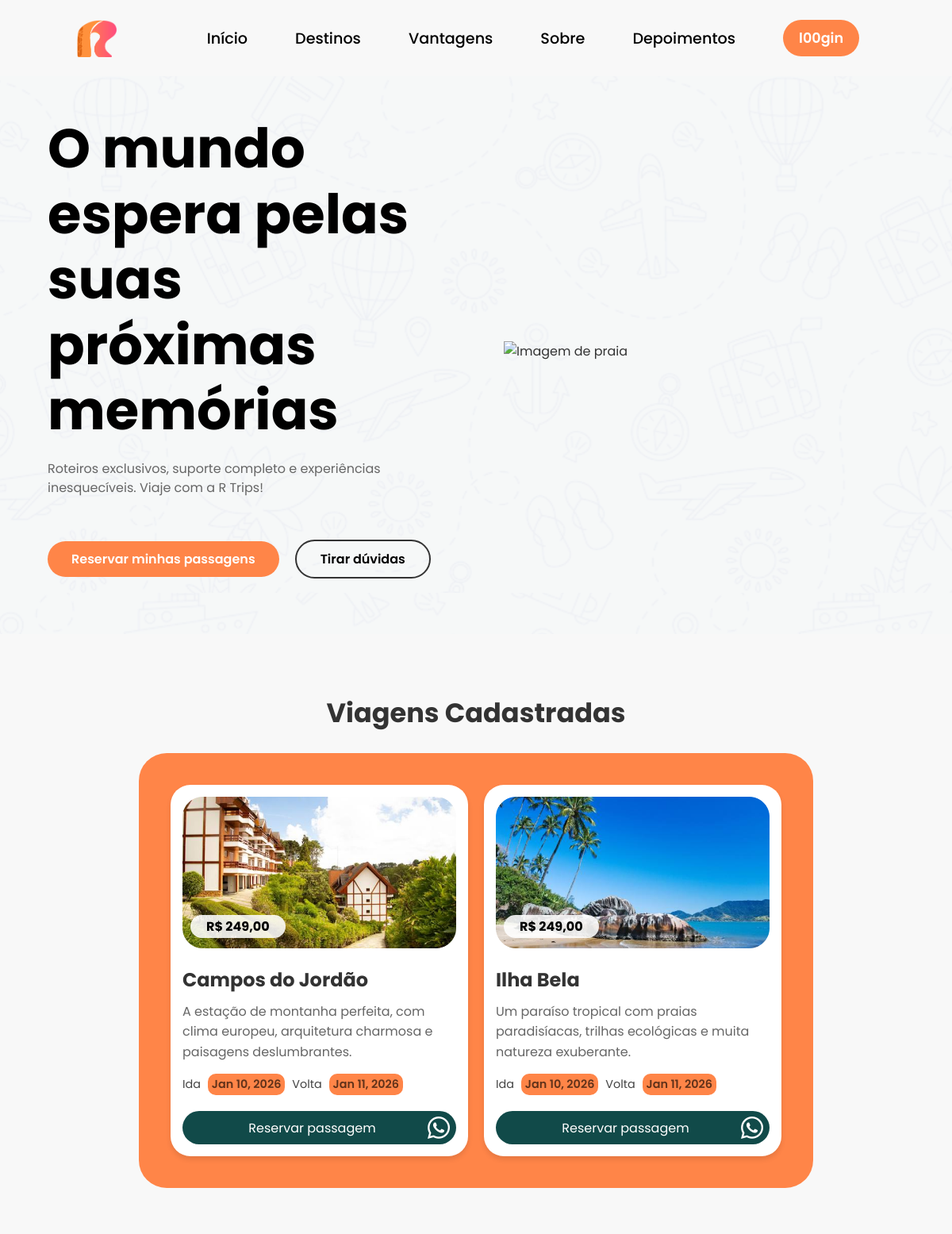
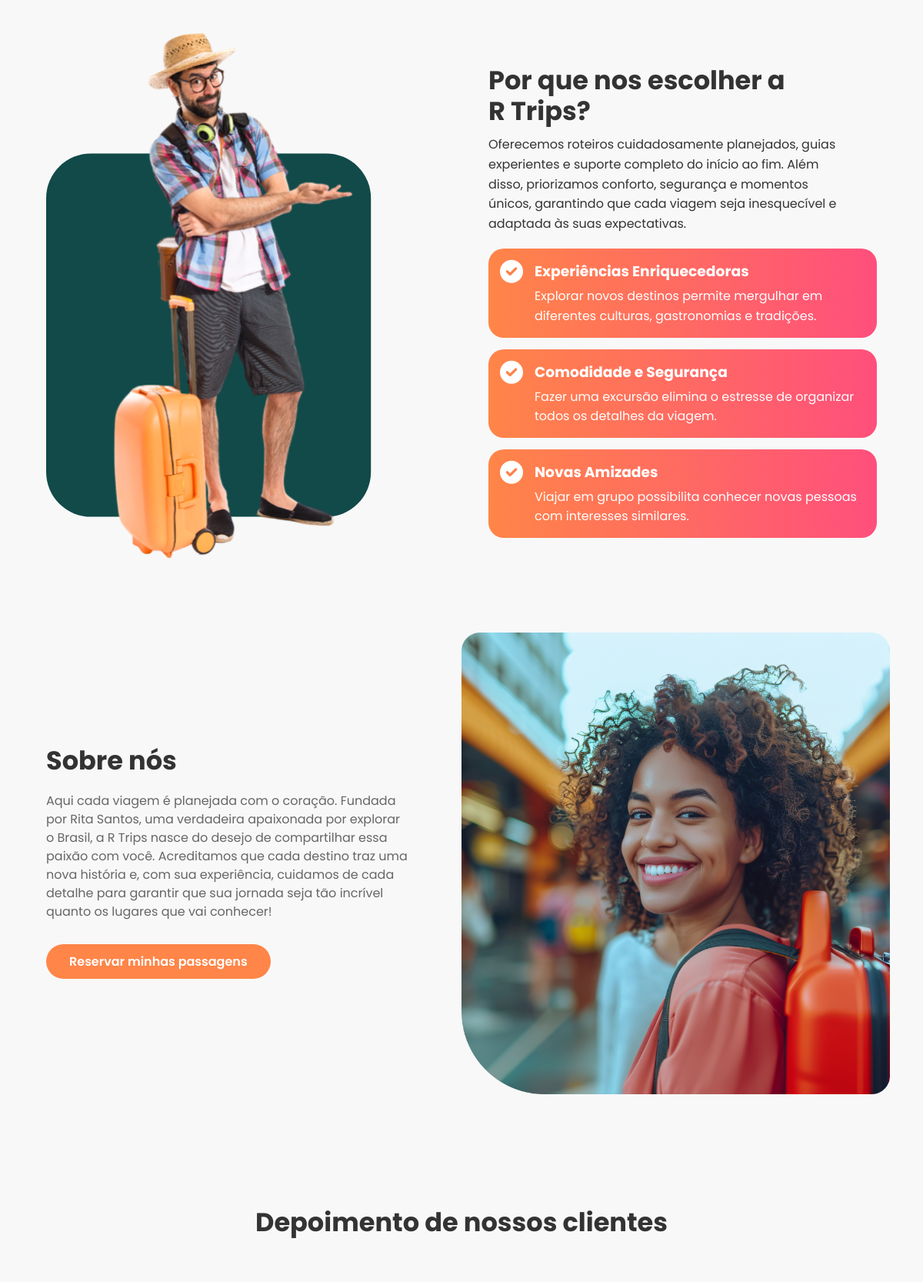
The page / (upper part) on the database its author committed (2 pictures, top to bottom).
### tables this page shows
CREATE TABLE viagens (
    id INTEGER PRIMARY KEY AUTOINCREMENT,
    valor REAL NOT NULL,
    descricao VARCHAR(1000),
    data_ida DATE NOT NULL,
    data_volta DATE NOT NULL,
    imagem VARCHAR(255)
, titulo VARCHAR(255));

### index.php (the view, shortened to what this page needs)
<?php
require_once('conexao.php');
try {
    $stmt = $pdo->query("SELECT * FROM viagens ORDER BY id DESC");
    $viagens = $stmt->fetchAll(PDO::FETCH_ASSOC);
} catch (PDOException $e) {
    die("Erro ao buscar viagens: " . $e->getMessage());
}
?>
<!DOCTYPE html>
<html lang="pt-BR">
<head>
    <link rel="stylesheet" href="src/css/style.css">
    <link rel="stylesheet" href="https://cdnjs.cloudflare.com/ajax/libs/font-awesome/6.0.0-beta3/css/all.min.css">
</head>
<body>
    <header>
        <img class="logo" src="assets/logo.png" alt="Logo">
        <div class="menu-container">
            <nav>
                <ul>
                    <li><a href="#home">Início</a></li>
                    <li><a href="#destinos">Destinos</a></li>
                    <li><a href="#vantagens">Vantagens</a></li>
                    <li><a href="#sobre">Sobre</a></li>
                    <li><a href="#depoimentos">Depoimentos</a></li>
                </ul>
                <a href="login.php"><button class="botao-contato">l00gin</button></a>
            </nav>
        </div>
    </header>
    <section class="banner" id="home">
        <div class="coluna-1 conteudo-texto">
            <h1>O mundo espera pelas suas próximas memórias</h1>
            <p>Roteiros exclusivos, suporte completo e experiências inesquecíveis. Viaje com a R Trips!</p>
            <div class="botoes">
                <a href="#contato"><button class="botao-reservar">Reservar minhas passagens</button></a>
                <a href="wa.me/5511984333287"><button class="botao-duvidas">Tirar dúvidas</button></a>
            </div>
        </div>
        <div class="coluna-2 imagem-principal">
            <img src="assets/mulher-na-praia.png" alt="Imagem de praia">
        </div>
    </section>
    <section id="destinos" class="destinos">
            <h2>Viagens Cadastradas</h2>
            <div class="destinos-container">
                <?php foreach ($viagens as $viagem): ?>
                    <div class="destino-card">
                        <div class="img-card">
                            <img src="assets/<?php echo htmlspecialchars($viagem['imagem']); ?>"
                                alt="<?php echo htmlspecialchars($viagem['titulo']); ?>">
                            <div class="preco">
                                R$ <?php echo number_format($viagem['valor'], 2, ',', '.'); ?>
                            </div>
                        </div>
                        <h3><?php echo htmlspecialchars($viagem['titulo']); ?></h3>
                        <p><?php echo htmlspecialchars($viagem['descricao']); ?></p>
                        <div class="data">
                            <span>Ida</span>
                            <span class="data-valor">
                                <?php echo date('M d, Y', strtotime($viagem['data_ida'])); ?>
                            </span>
                            <span>Volta</span>
                            <span class="data-valor">
                                <?php echo date('M d, Y', strtotime($viagem['data_volta'])); ?>
                            </span>
                        </div>
                        <a href="">
                            <button class="btn-reservar">
                                <span>Reservar passagem</span>
                                <i class="fab fa-whatsapp"></i>
                            </button>
                        </a>
                    </div>
                <?php endforeach; ?>
            </div>
    </section>
    <section id="vantagens" class="vantagens">
        <div class="coluna-1 imagem-vantagens">
            <img src="assets/vantagens.svg" alt="Viajante com mala">
        </div>
        <div class="coluna-2">
            <div class="texto-sessao3">
                <h2>Por que nos escolher a<br>R Trips?</h2>
                <p>
                    Oferecemos roteiros cuidadosamente planejados, guias experientes e suporte completo do início ao fim.
                    Além disso, priorizamos conforto, segurança e momentos únicos, garantindo que cada viagem seja
                    inesquecível e adaptada às suas expectativas.
                </p>
                <div class="beneficios">
                    <div class="beneficios-texto">
                        <i class="icon fa-solid fa-circle-check"></i>
                        <div>
                            <h3>Experiências Enriquecedoras</h3>
                            <p>Explorar novos destinos permite mergulhar em diferentes culturas, gastronomias e tradições.</p>
                        </div>
                    </div>
                    <div class="beneficios-texto">
                        <i class="icon fa-solid fa-circle-check"></i>
                        <div>
                            <h3>Comodidade e Segurança</h3>
                            <p>Fazer uma excursão elimina o estresse de organizar todos os detalhes da viagem.</p>
                        </div>
                    </div>
                    <div class="beneficios-texto">
                        <i class="icon fa-solid fa-circle-check"></i>
                        <div>
                            <h3>Novas Amizades</h3>
                            <p>Viajar em grupo possibilita conhecer novas pessoas com interesses similares.</p>
                        </div>
                    </div>
                </div>
            </div>
        </div>
    </section>
    <section class="sobre" id="sobre">
        <div class="coluna-1 sobre">
            <h2>Sobre nós</h2>
            <p>Aqui cada viagem é planejada com o coração. Fundada por Rita Santos, uma verdadeira apaixonada por explorar o Brasil, a R Trips nasce do desejo de compartilhar essa paixão com você. Acreditamos que cada destino traz uma nova história e, com sua experiência, cuidamos de cada detalhe para garantir que sua jornada seja tão incrível quanto os lugares que vai conhecer!</p>
            <div class="botoes">
                <button class="botao-reservar">Reservar minhas passagens</button>
            </div>
        </div>
        <div class="coluna-2 sobre" >
            <img src="assets/sobre.png" alt="Viajante com mala">
        </div>
    </section>
    <section class="depoimentos-container" id="depoimentos">
        <h2>Depoimento de nossos clientes</h2>
        <div class="depoimentos">
        </div>
    </section>
</body>
</html>

### rows shown on the page
viagens: imagem (picture), valor "249,00", titulo "Campos do Jordão", descricao "A estação de montanha perfeita, com clima europeu, arquitetura charmosa e paisagens deslumbrantes.", data_ida "Jan 10, 2026", data_volta "Jan 11, 2026"
viagens: imagem (picture), valor "249,00", titulo "Ilha Bela", descricao "Um paraíso tropical com praias paradisíacas, trilhas ecológicas e muita natureza exuberante.", data_ida "Jan 10, 2026", data_volta "Jan 11, 2026"
